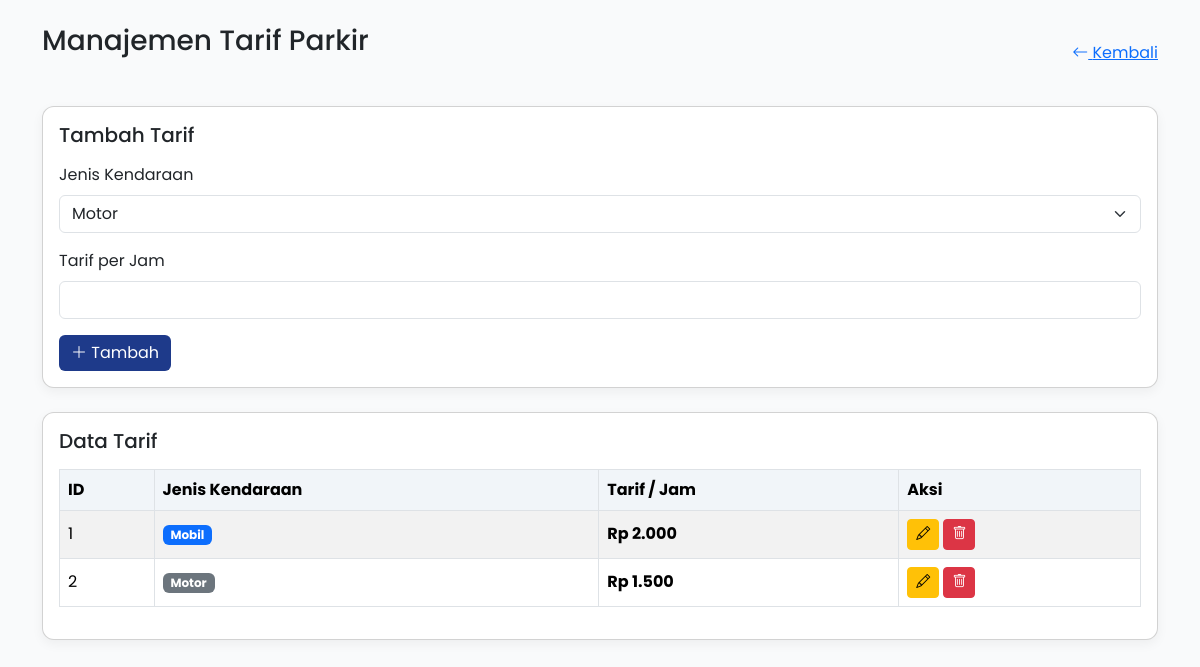
/parkir/crud/tarif.php, run on the app's committed database.
### tables this page shows
CREATE TABLE `tb_tarif` (
  `id_tarif` int(11) NOT NULL,
  `jenis_kendaraan` enum('motor','mobil','lainnya') DEFAULT NULL,
  `tarif_per_jam` decimal(10,0) DEFAULT NULL
);

### parkir/crud/tarif.php (the view, shortened to what this page needs)
<?php
include "../config/koneksi.php";
$edit = null;
$data = mysqli_query($conn, "SELECT * FROM tb_tarif");
?>
<!DOCTYPE html>
<html lang="id">
<head>
<link href="https://cdn.jsdelivr.net/npm/bootstrap@5.3.2/dist/css/bootstrap.min.css" rel="stylesheet">
<link href="https://cdn.jsdelivr.net/npm/bootstrap-icons@1.11.1/font/bootstrap-icons.css" rel="stylesheet">
</head>
<body>
<div class="container py-4">
<div class="d-flex justify-content-between align-items-center mb-4">
    <h3 class="mb-4">Manajemen Tarif Parkir</h3>
    <a href="../dashboard/admin.php" class="btn-back">
                <i class="bi bi-arrow-left"></i> Kembali
            </a>
        </div>
    <div class="card card-custom mb-4">
        <div class="card-body">
            <h5 class="mb-3">
                <?= $edit ? "Edit Tarif" : "Tambah Tarif" ?>
            </h5>
            <form method="POST">
                <div class="mb-3">
                    <label class="form-label">Jenis Kendaraan</label>
                    <select name="jenis" class="form-select" required>
                        <option value="motor" <?= ($edit['jenis_kendaraan'] ?? '')=='motor'?'selected':'' ?>>Motor</option>
                    </select>
                </div>
                <div class="mb-3">
                    <label class="form-label">Tarif per Jam</label>
                    <input type="number" name="tarif" class="form-control"
                        value="<?= $edit['tarif_per_jam'] ?? '' ?>" required>
                </div>
                <button class="btn btn-primary" name="<?= $edit ? 'update' : 'tambah' ?>">
                    <i class="bi <?= $edit ? 'bi-pencil' : 'bi-plus-lg' ?>"></i>
                    <?= $edit ? "Update" : "Tambah" ?>
                </button>
            </form>
        </div>
    </div>
    <div class="card card-custom">
        <div class="card-body">
            <h5 class="mb-3">Data Tarif</h5>
            <div class="table-responsive">
                <table class="table table-striped table-bordered align-middle">
                    <thead>
                        <tr>
                            <th>ID</th>
                            <th>Jenis Kendaraan</th>
                            <th>Tarif / Jam</th>
                            <th>Aksi</th>
                        </tr>
                    </thead>
                    <tbody>
                    <?php while ($d = mysqli_fetch_assoc($data)) { ?>
                        <tr>
                            <td><?= $d['id_tarif'] ?></td>
                            <td>
                                <?php if ($d['jenis_kendaraan'] == 'mobil') { ?>
                                    <span class="badge bg-primary">Mobil</span>
                                <?php } else { ?>
                                    <span class="badge bg-secondary">Motor</span>
                                <?php } ?>
                            </td>
                            <td>
                                <strong>Rp <?= number_format($d['tarif_per_jam'], 0, ',', '.') ?></strong>
                            </td>
                            <td>
                                <a href="?edit=<?= $d['id_tarif'] ?>" class="btn btn-warning btn-sm">
                                    <i class="bi bi-pencil"></i>
                                </a>
                                <a href="?hapus=<?= $d['id_tarif'] ?>"
                                   class="btn btn-danger btn-sm"
                                   onclick="return confirm('Yakin ingin menghapus?')">
                                    <i class="bi bi-trash"></i>
                                </a>
                            </td>
                        </tr>
                    <?php } ?>
                    </tbody>
                </table>
            </div>
        </div>
    </div>
</div>
</body>
</html>

### parkir/crud/tarif.php (style rules this page uses)
body { font-family: 'Poppins', sans-serif; background-color: #F9FAFB; }
.card-custom { border-radius: 12px; box-shadow: 0 4px 12px rgba(0,0,0,0.05); }
.btn-primary { background-color: #1E3A8A; border: none; }
.table th { background-color: #f1f5f9; }

### data on the page
tb_tarif: id_tarif "1", jenis_kendaraan "Mobil", tarif_per_jam "2.000"
tb_tarif: id_tarif "2", jenis_kendaraan "Motor", tarif_per_jam "1.500"
